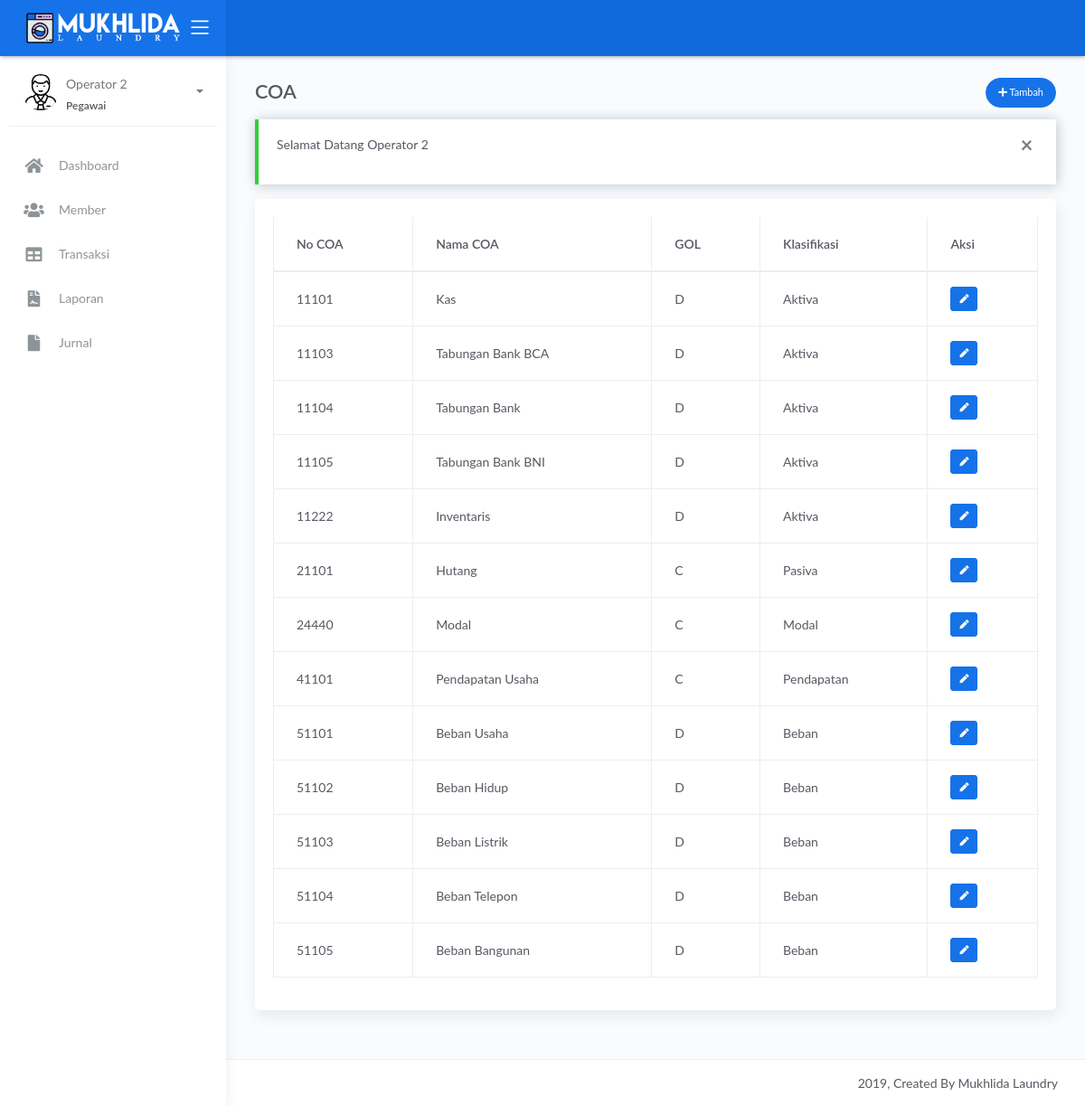
The app's page /operator/index.php?page=coa (signed in) with its own data.
### tables this page shows
CREATE TABLE IF NOT EXISTS `coa` (
  `no_coa` int(11) NOT NULL,
  `nama_coa` varchar(50) NOT NULL,
  `gol` char(1) NOT NULL,
  `klasifikasi` int(1) NOT NULL,
  `saldo` int(10) NOT NULL
);

CREATE TABLE IF NOT EXISTS `klasifikasi` (
  `id_klasifikasi` int(11) NOT NULL,
  `nama_klasifikasi` varchar(10) NOT NULL
);

CREATE TABLE IF NOT EXISTS `info_toko` (
  `nama_toko` varchar(50) NOT NULL,
  `tentang` text NOT NULL,
  `alamat` varchar(255) NOT NULL,
  `email` varchar(50) NOT NULL,
  `telp` varchar(20) NOT NULL,
  `fax` varchar(20) NOT NULL,
  `rek` varchar(20) NOT NULL,
  `facebook` varchar(100) NOT NULL,
  `twitter` varchar(100) NOT NULL,
  `instagram` varchar(100) NOT NULL
);

### operator/sistem/content.php (called while the page is built, shortened)
<?php
include_once '../sistem/koneksi.php';
$get_page = $_GET['page'];
switch ($get_page) {
    case 'coa':
        $title = 'COA';
        break;
}
$info_toko = mysqli_fetch_assoc(mysqli_query($koneksi, "SELECT * FROM info_toko"));

### operator/views/coa.php (the view, shortened to what this page needs)
<?php
$query = mysqli_query($koneksi, "SELECT * FROM coa JOIN klasifikasi ON coa.klasifikasi = klasifikasi.id_klasifikasi");
?>
<div class="page-inner">
    <div class="row heading">
        <div class="col-7">
            <h2 class="pb-2 fw-bold"><?= $title ?></h2>
        </div>
        <div class="col-5 text-right ml-auto">
            <a href="#add_coa" class="btn btn-primary btn-round btn-sm" data-toggle="modal" data-target="#add_coa">
                <i class="fa fa-plus"></i> Tambah
            </a>
        </div>
    </div>
    <?php if (@$_SESSION['pesan']): ?>
        <div class="alert alert-<?= $_SESSION['pesan']['status'] == 'error' ? 'danger' : $_SESSION['pesan']['status'] ?> alert-dismisable fade show" role="alert">
            <button class="close" data-dismiss="alert" aria-label="Close">
                <span aria-hidden="true">&times;</span>
            </button>
            <p><?= $_SESSION['pesan']['msg'] ?></p>
        </div>
    <?php endif; ?>
    <div class="main-content">
        <div class="card">
            <div class="card-body">
                <div class="table-responsive">
                    <table class="table table-bordered">
                        <thead>
                            <th>No COA</th>
                            <th>Nama COA</th>
                            <th>GOL</th>
                            <th>Klasifikasi</th>
                            <th>Aksi</th>
                        </thead>
                        <tbody>
                            <?php while ($row = mysqli_fetch_assoc($query)): ?>
                                <tr>
                                    <td><?= $row['no_coa'] ?></td>
                                    <td><?= $row['nama_coa'] ?></td>
                                    <td><?= $row['gol'] ?></td>
                                    <td><?= $row['nama_klasifikasi'] ?></td>
                                    <td>
                                        <a href="javascript:void(0)" class="btn btn-primary btn-xs btn-edit-coa" data-toggle="modal" data-target="#edit_coa" data-coa="<?= base64_encode(json_encode($row)) ?>"><i class="fa fa-pen"></i></a>
                                    </td>
                                </tr>
                            <?php endwhile; ?>
                        </tbody>
                    </table>
                </div>
            </div>
        </div>
    </div>
</div>

### operator/index.php (shortened to what this page needs)
<?php include_once 'sistem/content.php'; ?>
<!DOCTYPE html>
<html lang="en">
<head>
	<link rel="stylesheet" href="../assets/css/bootstrap.min.css">
    <link rel="stylesheet" href="../assets/css/atlantis.min.css">
	<link rel="stylesheet" href="../assets/css/fonts.min.css">
	<link rel="stylesheet" href="../assets/js/plugin/select2/css/select2.min.css">
	<link rel="stylesheet" href="../assets/css/style.css">
</head>
<body>
	<div class="wrapper">
		<div class="main-header">
			<div class="logo-header" data-background-color="blue">
				<a href="index.php" class="logo text-white text-uppercase">
					<img src="../assets/img/mukhlida-laundry.png" alt="Logo Image" style="width: 90%">
				</a>
				<div class="nav-toggle">
					<button class="btn btn-toggle toggle-sidebar">
						<i class="icon-menu"></i>
					</button>
				</div>
			</div>
			<nav class="navbar navbar-header navbar-expand-lg" data-background-color="blue2">
			</nav>
		</div>
		<div class="sidebar sidebar-style-2">
			<div class="sidebar-wrapper scrollbar scrollbar-inner">
				<div class="sidebar-content">
					<div class="user">
						<div class="avatar-sm float-left mr-2">
							<img src="../assets/img/<?= $_SESSION['jenis_kelamin'] ?>.png" alt="<?= $_SESSION['jenis_kelamin'] ?>" class="avatar-img rounded-circle">
						</div>
						<div class="info">
							<a data-toggle="collapse" href="#collapseExample" aria-expanded="true">
								<span>
									<?= $_SESSION['nama'] ?>
									<span class="user-level"><?= $_SESSION['level'] ?></span>
									<span class="caret"></span>
								</span>
							</a>
						</div>
					</div>
					<ul class="nav nav-primary">
						<li class="nav-item <?= @$d_active ?>">
							<a href="index.php">
								<i class="fas fa-home"></i>
								<p>Dashboard</p>
							</a>
						</li>
						<li class="nav-item <?= @$m_active ?>">
							<a href="index.php?page=member">
								<i class="fas fa-users"></i>
								<p>Member</p>
							</a>
						</li>
						<li class="nav-item <?= @$ps_active ?>">
							<a href="index.php?page=pesanan">
								<i class="fas fa-table"></i>
								<p>Transaksi</p>
							</a>
						</li>
						<li class="nav-item <?= @$l_active ?>">
							<a href="index.php?page=laporan">
								<i class="fas fa-file-contract"></i>
								<p>Laporan</p>
							</a>
						</li>
						<li class="nav-item <?= @$j_active ?>">
							<a href="index.php?page=jurnal">
								<i class="fas fa-file"></i>
								<p>Jurnal</p>
							</a>
						</li>
					</ul>
				</div>
			</div>
		</div>
		<div class="main-panel">
			<div class="content">
				<?php include_once 'views/' . $page ?>
			</div>
			<footer class="footer">
				<div class="container-fluid">
					<div class="copyright ml-auto">
						2019, Created By <?= $info_toko['nama_toko'] ?>
					</div>
				</div>
			</footer>
		</div>
	</div>
</body>
</html>

### assets/css/style.css (style rules this page uses)
.logo-header .logo { min-width: 175px; }

### records on screen
coa: no_coa "11101", nama_coa "Kas", gol "D", klasifikasi.nama_klasifikasi "Aktiva"
coa: no_coa "11103", nama_coa "Tabungan Bank BCA", gol "D", klasifikasi.nama_klasifikasi "Aktiva"
coa: no_coa "11104", nama_coa "Tabungan Bank", gol "D", klasifikasi.nama_klasifikasi "Aktiva"
coa: no_coa "11105", nama_coa "Tabungan Bank BNI", gol "D", klasifikasi.nama_klasifikasi "Aktiva"
coa: no_coa "11222", nama_coa "Inventaris", gol "D", klasifikasi.nama_klasifikasi "Aktiva"
coa: no_coa "21101", nama_coa "Hutang", gol "C", klasifikasi.nama_klasifikasi "Pasiva"
coa: no_coa "24440", nama_coa "Modal", gol "C", klasifikasi.nama_klasifikasi "Modal"
coa: no_coa "41101", nama_coa "Pendapatan Usaha", gol "C", klasifikasi.nama_klasifikasi "Pendapatan"
coa: no_coa "51101", nama_coa "Beban Usaha", gol "D", klasifikasi.nama_klasifikasi "Beban"
coa: no_coa "51102", nama_coa "Beban Hidup", gol "D", klasifikasi.nama_klasifikasi "Beban"
coa: no_coa "51103", nama_coa "Beban Listrik", gol "D", klasifikasi.nama_klasifikasi "Beban"
coa: no_coa "51104", nama_coa "Beban Telepon", gol "D", klasifikasi.nama_klasifikasi "Beban"
coa: no_coa "51105", nama_coa "Beban Bangunan", gol "D", klasifikasi.nama_klasifikasi "Beban"
info_toko: nama_toko "Mukhlida Laundry"

### other values on screen
$_SESSION['nama'] "Operator 2"
$_SESSION['level'] "Pegawai"
$title "COA"
$_SESSION['pesan']['msg'] "Selamat Datang Operator 2"
